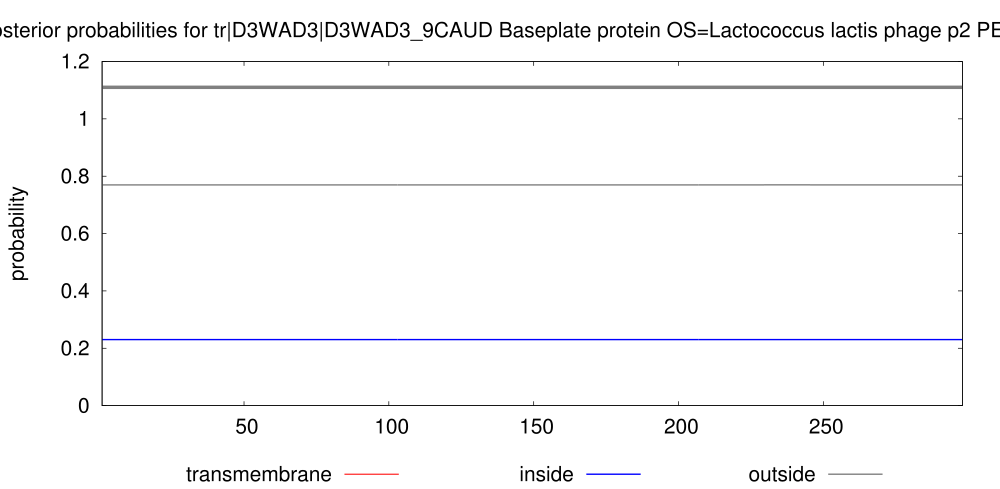

Generate this figure with gnuplot:
set arrow from 1,1.11 to 298,1.11 nohead lt 9 lw 10
set key below
set title "TMHMM posterior probabilities for tr|D3WAD3|D3WAD3_9CAUD Baseplate protein OS=Lactococcus lactis phage p2 PE=4 SV=1 ORF=15"
set yrange [0:1.2]
set size 2., 1.4
#set xlabel "position"
set ylabel "probability"
set xrange [1:298]
# Make the ps plot
set term postscript eps color solid "Helvetica" 30
set output "./TMHMM_9908/tr_D3WAD3_D3WAD3_9CAUD.eps"
plot "./TMHMM_9908/tr_D3WAD3_D3WAD3_9CAUD.plp" using 1:4 title "transmembrane" with impulses lt 1 lw 3, \
"" using 1:3 title "inside" with line lt 3 lw 4, \
"" using 1:5 title "outside" with line lt 9 lw 4
exit
